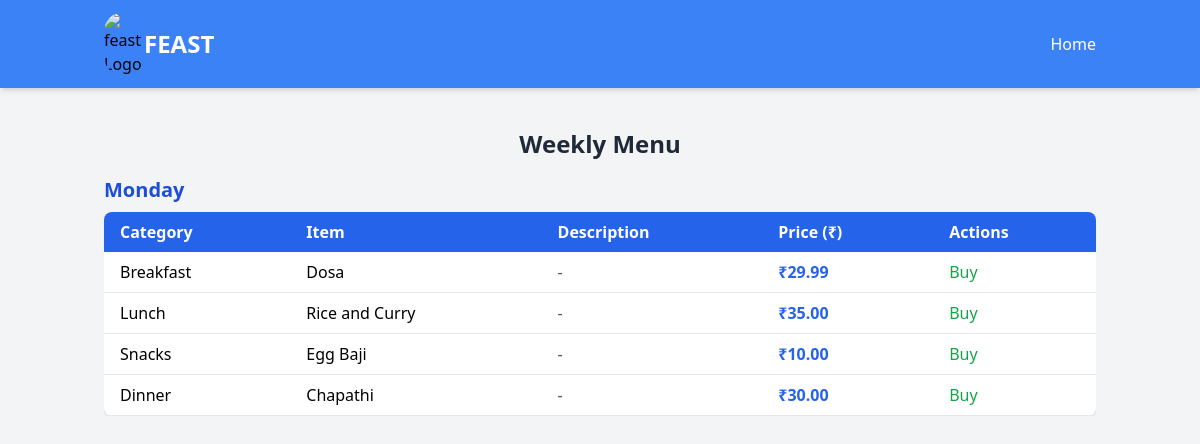
The app's page /menu/, older data.
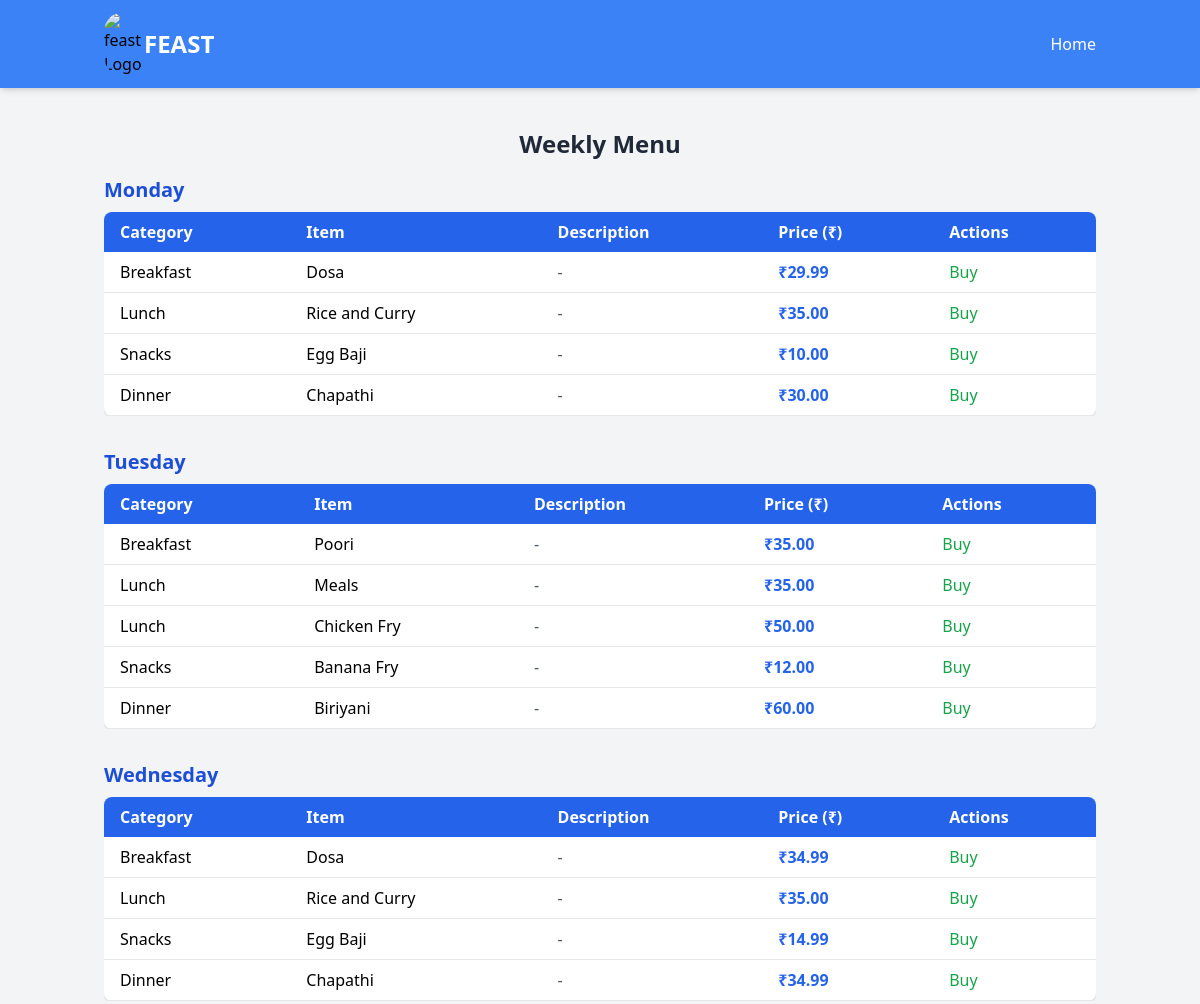
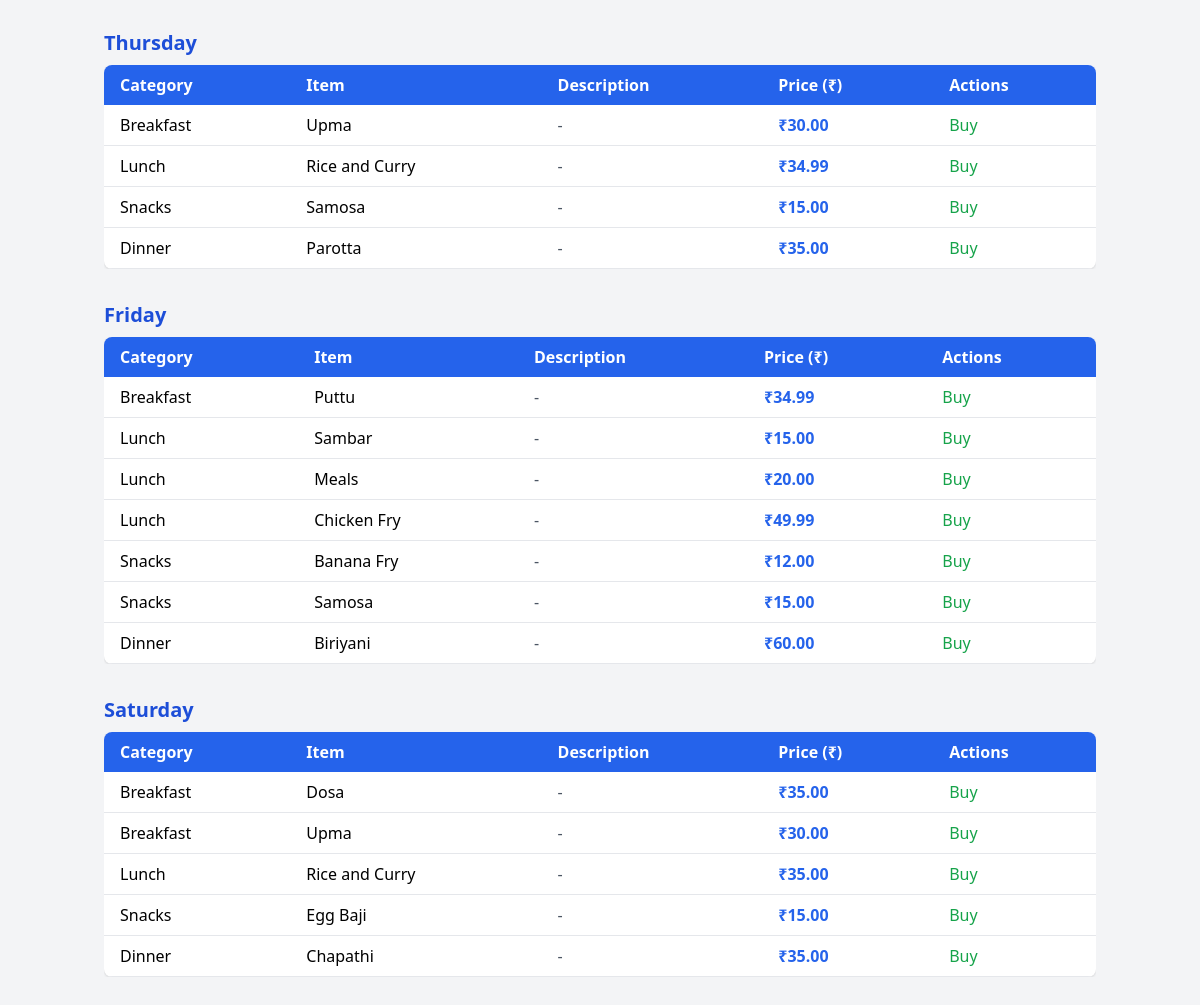
The same page, newer data (2 pictures, top to bottom).
### feast/models.py (models this page shows, shortened)
class Menu(models.Model):
    DAYS_OF_WEEK = [
        ('monday', 'Monday'),
        ('tuesday', 'Tuesday'),
        ('wednesday', 'Wednesday'),
        ('thursday', 'Thursday'),
        ('friday', 'Friday'),
        ('saturday', 'Saturday'),
        ('sunday', 'Sunday'),
    ]
    CATEGORY_CHOICES = [
        ('breakfast', 'Breakfast'),
        ('lunch', 'Lunch'),
        ('snacks', 'Snacks'),
        ('dinner', 'Dinner'),
    ]
    day = models.CharField(max_length=100, choices=DAYS_OF_WEEK)  # <-- Add choices here for clarity
    name = models.CharField(max_length=100)  # <- You missed this field
    description = models.TextField(blank=True, null=True)
    price = models.DecimalField(max_digits=6, decimal_places=2)
    category = models.CharField(max_length=10, choices=CATEGORY_CHOICES)
    available = models.BooleanField(default=True)
    created_at = models.DateTimeField(auto_now_add=True)

### feast/views.py (the view)
# urls.py: path('menu/', menu_list, name='menu_list'),
def menu_list(request):
    menu_items = Menu.objects.all()
    return render(request, 'menu_list.html', {'menu_items': menu_items})

### templates/menu_list.html (shortened to what this page needs)
<!DOCTYPE html>
<html lang="en">
<head>
  <script src="https://cdn.tailwindcss.com"></script>
</head>
<body class="bg-gray-100 min-h-screen">
  <nav class="bg-blue-500 shadow-md">
    <div class="container mx-auto px-4 py-3 flex justify-between items-center">
        <div class="flex items-center">
          <img class="rounded-full w-10", src="https://feastwithus.org.uk/wp-content/uploads/2023/09/Round-logo-green-1.png" alt="feast Logo" class="h-9 w-9">
            <h1 class="text-2xl font-bold text-white">FEAST</h1>
        </div>
        <div class="space-x-4">
            <a href="{% url 'home' %}" class="text-white hover:text-blue-600 font-medium">Home</a>
        </div>
    </div>
</nav>
  <div class="container mx-auto mt-6 p-4">
    <h1 class="text-2xl font-bold text-center text-gray-800 mb-4">Weekly Menu</h1>
    {% regroup menu_items by day as day_menu %}
    {% for day_group in day_menu %}
      <div class="mb-8">
        <h2 class="text-xl font-semibold text-blue-700 mb-2 capitalize">{{ day_group.grouper }}</h2>
        <div class="overflow-x-auto">
          <table class="w-full bg-white rounded-lg shadow overflow-hidden text-left">
            <thead class="bg-blue-600 text-white">
              <tr>
                <th class="px-4 py-2">Category</th>
                <th class="px-4 py-2">Item</th>
                <th class="px-4 py-2">Description</th>
                <th class="px-4 py-2">Price (₹)</th>
                <th class="px-4 py-2">Actions</th>
              </tr>
            </thead>
            <tbody>
              {% for item in day_group.list %}
                <tr class="border-b hover:bg-gray-50">
                  <td class="px-4 py-2 capitalize">{{ item.category }}</td>
                  <td class="px-4 py-2">{{ item.name }}</td>
                  <td class="px-4 py-2 text-gray-600">{{ item.description|default:"-" }}</td>
                  <td class="px-4 py-2 font-semibold text-blue-600">₹{{ item.price }}</td>
                  <td class="px-4 py-2">
                    {% if user.is_superuser %}
                      <a href="{% url 'delete_menu_item' item.id %}" class="text-red-600 hover:underline">Delete</a>
                    {% else %}
                      <a href="{% url 'buy_menu_item' item.id %}" class="text-green-600 hover:underline">Buy</a>
                    {% endif %}
                  </td>
                </tr>
              {% endfor %}
            </tbody>
          </table>
        </div>
      </div>
    {% endfor %}
  </div>
</body>
</html>

Row changes from the older to the newer data that the page shows:
added Menu: grouper "Tuesday", category "Breakfast", name "Poori", description "-", price "35.00"
added Menu: category "Lunch", name "Meals", description "-", price "35.00", shown under "Tuesday"
added Menu: category "Lunch", name "Chicken Fry", description "-", price "50.00", shown under "Tuesday"
added Menu: category "Snacks", name "Banana Fry", description "-", price "12.00", shown under "Tuesday"
added Menu: category "Dinner", name "Biriyani", description "-", price "60.00", shown under "Tuesday"
added Menu: grouper "Wednesday", category "Breakfast", name "Dosa", description "-", price "34.99"
added Menu: category "Lunch", name "Rice and Curry", description "-", price "35.00", shown under "Wednesday"
added Menu: category "Snacks", name "Egg Baji", description "-", price "14.99", shown under "Wednesday"
added Menu: category "Dinner", name "Chapathi", description "-", price "34.99", shown under "Wednesday"
added Menu: grouper "Thursday", category "Breakfast", name "Upma", description "-", price "30.00"
added Menu: category "Lunch", name "Rice and Curry", description "-", price "34.99", shown under "Thursday"
added Menu: category "Snacks", name "Samosa", description "-", price "15.00", shown under "Thursday"
added Menu: category "Dinner", name "Parotta", description "-", price "35.00", shown under "Thursday"
added Menu: grouper "Friday", category "Breakfast", name "Puttu", description "-", price "34.99"
added Menu: category "Lunch", name "Sambar", description "-", price "15.00", shown under "Friday"
added Menu: category "Lunch", name "Meals", description "-", price "20.00", shown under "Friday"
added Menu: category "Lunch", name "Chicken Fry", description "-", price "49.99", shown under "Friday"
added Menu: category "Snacks", name "Banana Fry", description "-", price "12.00", shown under "Friday"
added Menu: category "Snacks", name "Samosa", description "-", price "15.00", shown under "Friday"
added Menu: category "Dinner", name "Biriyani", description "-", price "60.00", shown under "Friday"
added Menu: grouper "Saturday", category "Breakfast", name "Dosa", description "-", price "35.00"
added Menu: category "Breakfast", name "Upma", description "-", price "30.00", shown under "Saturday"
added Menu: category "Lunch", name "Rice and Curry", description "-", price "35.00", shown under "Saturday"
added Menu: category "Snacks", name "Egg Baji", description "-", price "15.00", shown under "Saturday"
added Menu: category "Dinner", name "Chapathi", description "-", price "35.00", shown under "Saturday"
Text that changed along with them:
new list line: "Category Item Description Price (₹) Actions"
